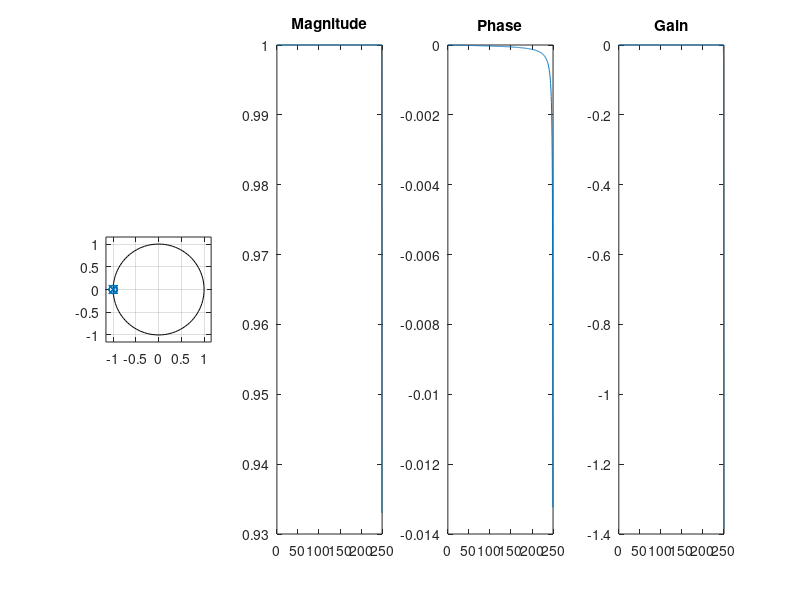

This chart was generated by the following MATLAB code:
fs=[110  200];
fp=[100 210];
a1=10;
a2=20;
Fs=500;
wp=(2*pi*fp)/Fs;
ws=(2*pi*fs)/Fs;
Wp=2*Fs*tan(wp/2);
Ws=2*Fs*tan(ws/2);
[N,Wc]=cheb1ord(Wp,Ws,a1,a2,'s')
[b,a]=cheby1(N,a1,Wc,'stop','s')
[bz,az]=bilinear(b,a,Fs);
H=tf(bz,az,-1)

subplot(141)
zplane(bz,az)
[H2,f]=freqz(bz,az,512,Fs)
subplot(142)
plot(f,abs(H2))
title('Magnitude')
subplot(143)
plot(f,angle(H2))
title('Phase')
subplot(144)
Gain=20*log(abs(H2))
plot(f,Gain)
title('Gain')
